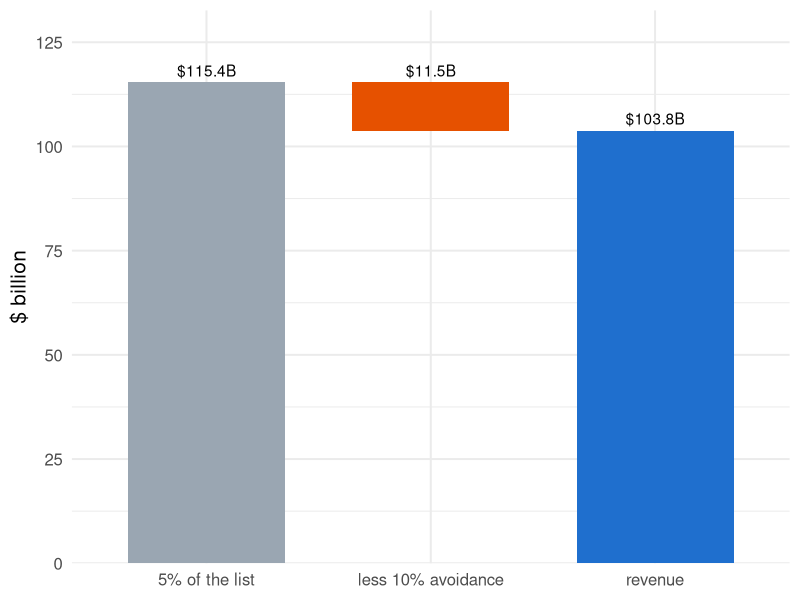
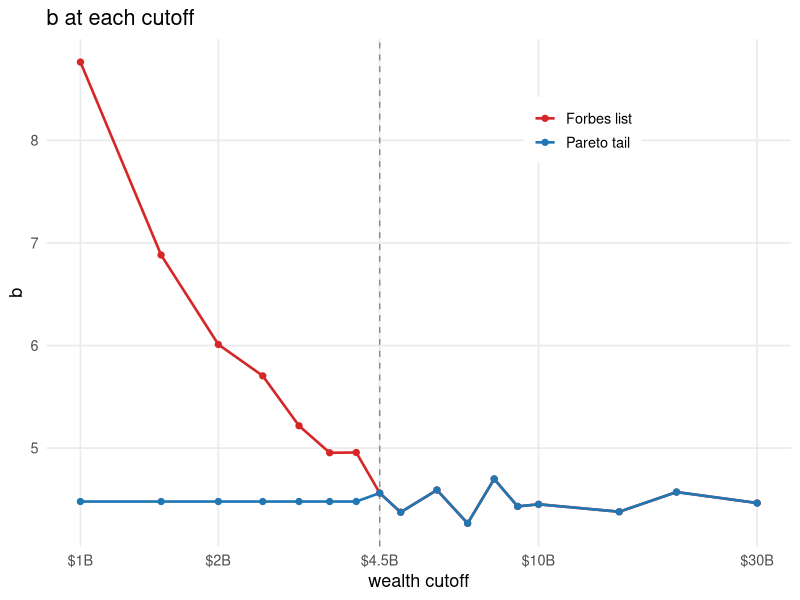
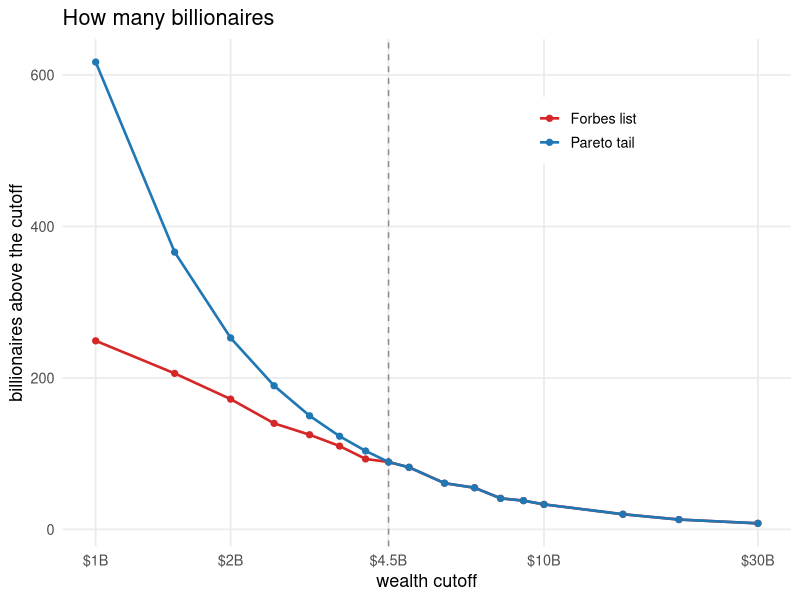
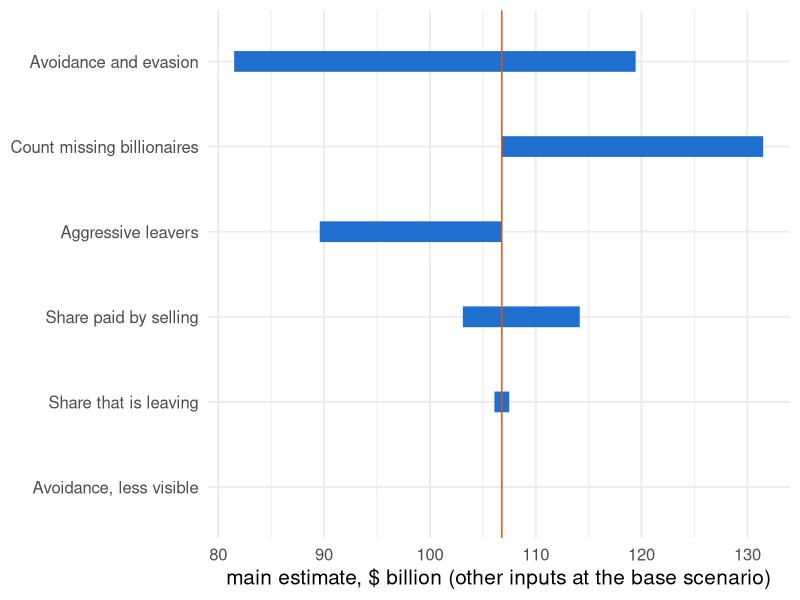

Write R code to recreate these figures, in order.
## ---- chunk 1
knitr::opts_chunk$set(
  echo = FALSE, fig.align = "center",
  fig.width = 10, fig.height = 4.2, dpi = 150,
  message = FALSE, warning = FALSE
)
library(ggplot2)
theme_set(theme_minimal(base_size = 15))

# Every number in this deck is read from the CSVs the targets pipeline writes
# (bsz-analysis/_targets.R: site_tab5_csv, site_inputs_csv,
# site_grid_csv, site_leavers_csv). Nothing below is retyped.
t5  <- read.csv("../data/tab5.csv")
ins <- read.csv("../data/inputs.csv", stringsAsFactors = FALSE)
grd <- read.csv("../data/grid.csv")
lv  <- read.csv("../data/leavers.csv", stringsAsFactors = FALSE)
tst <- read.csv("../data/test-results.csv", stringsAsFactors = FALSE)
W0 <- t5$wealth[1]; n0 <- t5$n_billionaires[1]
C  <- -t5$annual_ca_inctax_loss[1] / 0.05
a  <- t5$avoidance_rate[1]; m <- 0.5   # alpha and the movers' share of it (inputs.csv)
stopifnot(abs(a - 0.10) < 1e-9, abs(-a * m * C - t5$annual_ca_inctax_loss[1]) < 1e-9)
pct <- function(x, d = 0) paste0(formatC(100 * x, format = "f", digits = d), "%")
par <- read.csv("../data/pareto.csv"); ps <- read.csv("../data/pareto-summary.csv")
a_s <- 0.20                       # avoidance for the added, less visible fortunes (inputs.csv)
dW  <- t5$wealth[2] - W0          # wealth row 2 adds to the 1 July base
add_tax <- 0.05 * (1 - a_s) * dW; phase <- 0.025 * ps$fraction_in_phasein * dW
stopifnot(abs(t5$wealth_tax_revenue[1] + add_tax - phase - t5$wealth_tax_revenue[2]) < 1e-6)
bn <- function(x, d = 1) formatC(x, format = "f", digits = d, big.mark = ",")
row1 <- with(grd, avoidance == 0.10 & mobility_share == 0.5 & avoidance_small == 0.2 &
                  abs(sell_share - 1/3) < 1e-9 & pareto == 0 & leavers == 0)
## ---- chunk 2
d <- data.frame(
  step = factor(c("5% of the list", "less 10% avoidance", "revenue"),
                levels = c("5% of the list", "less 10% avoidance", "revenue")),
  value = c(0.05 * W0, -(0.05 * W0 - t5$wealth_tax_revenue[1]), t5$wealth_tax_revenue[1]))
d$start <- c(0, 0.05 * W0, 0); d$end <- d$start + d$value
ggplot(d, aes(x = step, xmin = as.numeric(step) - 0.35, xmax = as.numeric(step) + 0.35,
              ymin = start, ymax = end, fill = step)) +
  geom_rect() +
  geom_text(aes(y = pmax(start, end), label = paste0("$", bn(abs(value)), "B")), vjust = -0.5) +
  scale_y_continuous(expand = expansion(mult = c(0, 0.15))) +
  scale_fill_manual(values = c("#9aa6b2", "#e65100", "#1f6fce"), guide = "none") +
  labs(x = NULL, y = "$ billion")
## ---- chunk 3
pcol <- c("Forbes list" = "#d62728", "Pareto tail" = "#1f77b4")
pbase <- function(g) g + geom_vline(xintercept = 4.5, linetype = "dashed", colour = "grey55") +
  geom_line(linewidth = 0.9) + geom_point(size = 1.8) +
  scale_x_log10(breaks = c(1, 2, 4.5, 10, 30), labels = function(x) paste0("$", x, "B")) +
  scale_colour_manual(values = pcol) + labs(colour = NULL, x = "wealth cutoff") +
  theme_minimal(base_size = 13) + theme(legend.position = "inside", legend.position.inside = c(0.72, 0.82),
        legend.background = element_rect(fill = "white", colour = NA), panel.grid.minor = element_blank())
pl <- function(y1, y2) data.frame(cut = rep(par$threshold_b, 2), y = c(y1, y2),
  src = factor(rep(names(pcol), each = nrow(par)), levels = names(pcol)))
## ---- chunk 4
pbase(ggplot(pl(par$pareto_b_emp, par$pareto_b_proj), aes(cut, y, colour = src))) +
  labs(y = "b", title = "b at each cutoff")
## ---- chunk 5
pbase(ggplot(pl(par$n_above_threshold_emp, par$n_above_threshold_proj), aes(cut, y, colour = src))) +
  labs(y = "billionaires above the cutoff", title = "How many billionaires")
## ---- chunk 6
x <- lv
x$name <- tools::toTitleCase(x$name)
x$timing <- ifelse(grepl("^pre", x$timing), "before 1 Jan", "later")
x$wealth <- bn(x$wealth)
x$annual_inctax_loss <- bn(x$annual_inctax_loss, 3)
names(x) <- c("Person", "Left", "Wealth $B", "Inc. tax lost $B/yr")
knitr::kable(x, format = "html", align = "llrr")
## ---- chunk 7
# Present value of the yearly loss over BSZ's 5-year horizon at one rate, 3%, the middle
# of the RJKDC report's 1.5%-4.5% range. The reconciliation page averages over that range
# instead (comparison/R/model.R); the two agree to within $0.01B, checked here.
ann <- function(r, H = 5) (1 - (1 + r)^(-H)) / r
f5  <- ann(0.03)
ls_ <- read.csv("../../../comparison/export/r/loss.csv")
loss <- -t5$annual_ca_inctax_loss
stopifnot(abs(loss[1] * f5 - ls_$pv_5yr[ls_$source_id == "bsz_row1"]) < 0.01,
          abs(loss[3] * f5 - ls_$pv_5yr[ls_$source_id == "bsz_row3"]) < 0.01)
lab <- c("Base", "Missing billionaires", "Leavers", "Missing + leavers")
d <- data.frame(
  Scenario = lab,
  wt = paste0("$", bn(t5$wealth_tax_revenue, 1), "B"),
  it = paste0("+$", bn(t5$extra_ca_inctax_sales, 2), "B"),
  l5 = paste0("&minus;$", bn(loss * f5, 2), "B"),
  tot = paste0("$", bn(t5$wealth_tax_revenue + t5$extra_ca_inctax_sales - loss * f5, 1), "B"))
en <- read.csv("../../../comparison/export/r/ends.csv")
stopifnot(abs(t5$wealth_tax_revenue[1] + t5$extra_ca_inctax_sales[1] - loss[1] * f5 -
              en$bsz_model[en$horizon_setting == "own" & en$output == "b"]) < 0.01)
d[1, ] <- paste0("<b>", d[1, ], "</b>")
d$tot[1] <- paste0('<span style="display:inline-block; background:#fff3e0; border:2px solid #e65100; ',
                   'padding:1px 6px; font-weight:700;">$', bn(t5$wealth_tax_revenue[1] + t5$extra_ca_inctax_sales[1] - loss[1] * f5, 1),
                   'B<br><span style="font-size:70%; color:#e65100;">MAIN ESTIMATE</span></span>')
knitr::kable(d, format = "html", escape = FALSE, align = "lrrrr",
  col.names = c("Scenario", "Wealth tax collected<br>(once)",
                "Extra income tax<br>from selling assets<br>(once)",
                "Income tax lost<br>(present value, 5 years)",
                "<b>Total</b>"))
## ---- chunk 8
keys <- c(avoidance = "Avoidance and evasion", mobility_share = "Share that is leaving",
          avoidance_small = "Avoidance, less visible", sell_share = "Share paid by selling",
          pareto = "Count missing billionaires", leavers = "Aggressive leavers")
# The main estimate: wealth tax + extra income tax - present value of the yearly income
# tax loss over 5 years at 3% (as on the bottom-line slide), for every cell of the grid.
pv5 <- (1 - 1.03^(-5)) / 0.03
grd$net <- grd$wealth_tax_revenue + grd$extra_ca_inctax_sales + grd$annual_ca_inctax_loss * pv5
base <- grd[row1, ]
stopifnot(abs(base$net - (t5$wealth_tax_revenue[1] + t5$extra_ca_inctax_sales[1] +
                          t5$annual_ca_inctax_loss[1] * pv5)) < 1e-9)
rows <- do.call(rbind, lapply(names(keys), function(k) {
  keep <- Reduce(`&`, lapply(setdiff(names(keys), k), function(o) abs(grd[[o]] - base[[o]]) < 1e-9))
  data.frame(input = keys[[k]], lo = min(grd$net[keep]), hi = max(grd$net[keep]))
}))
rows$input <- factor(rows$input, levels = rows$input[order(rows$hi - rows$lo)])
guess <- c("Avoidance and evasion", "Share that is leaving", "Avoidance, less visible",
           "Share paid by selling", "Aggressive leavers")   # origin labels: data/inputs.csv
movers <- as.character(rows$input[rows$hi - rows$lo > 1e-9 & rows$input %in% guess])
ggplot(rows, aes(y = input)) +
  geom_segment(aes(x = lo, xend = hi, yend = input), linewidth = 7, colour = "#1f6fce") +
  geom_vline(xintercept = base$net, colour = "#e65100") +
  labs(x = "main estimate, $ billion (other inputs at the base scenario)", y = NULL)
## ---- chunk 9
x <- par[par$threshold_b %in% c(10, 4.5, 3, 2, 1), ]
x <- x[order(-x$threshold_b), ]
knitr::kable(data.frame(
  Cutoff = paste0("$", x$threshold_b, "B"),
  People = x$n_above_threshold_emp,
  Wealth = bn(x$wealth_above_threshold, 0),
  Average = paste0("$", bn(x$wealth_above_threshold / x$n_above_threshold_emp, 2), "B"),
  b = bn(x$pareto_b_emp, 2)),
  format = "html", align = "lrrrr", table.attr = 'style="font-size:80%"',
  col.names = c("Cutoff", "People above it", "Their wealth, $B", "Average fortune", "b"))
## ---- chunk 10
y <- par[par$threshold_b %in% c(4.5, 2, 1), ]
y <- y[order(-y$threshold_b), ]
stopifnot(abs(par$n_above_threshold_emp[par$threshold_b == 4.5] * 4.5^ps$pareto_a - ps$total_count_proj) < 1e-6)
knitr::kable(data.frame(paste0("$", y$threshold_b, "B"), y$n_above_threshold_emp,
                        bn(y$n_above_threshold_proj, 0)),
  format = "html", align = "lrr", table.attr = 'style="font-size:85%"',
  col.names = c("Cutoff", "Forbes lists", "Pareto tail implies"))
